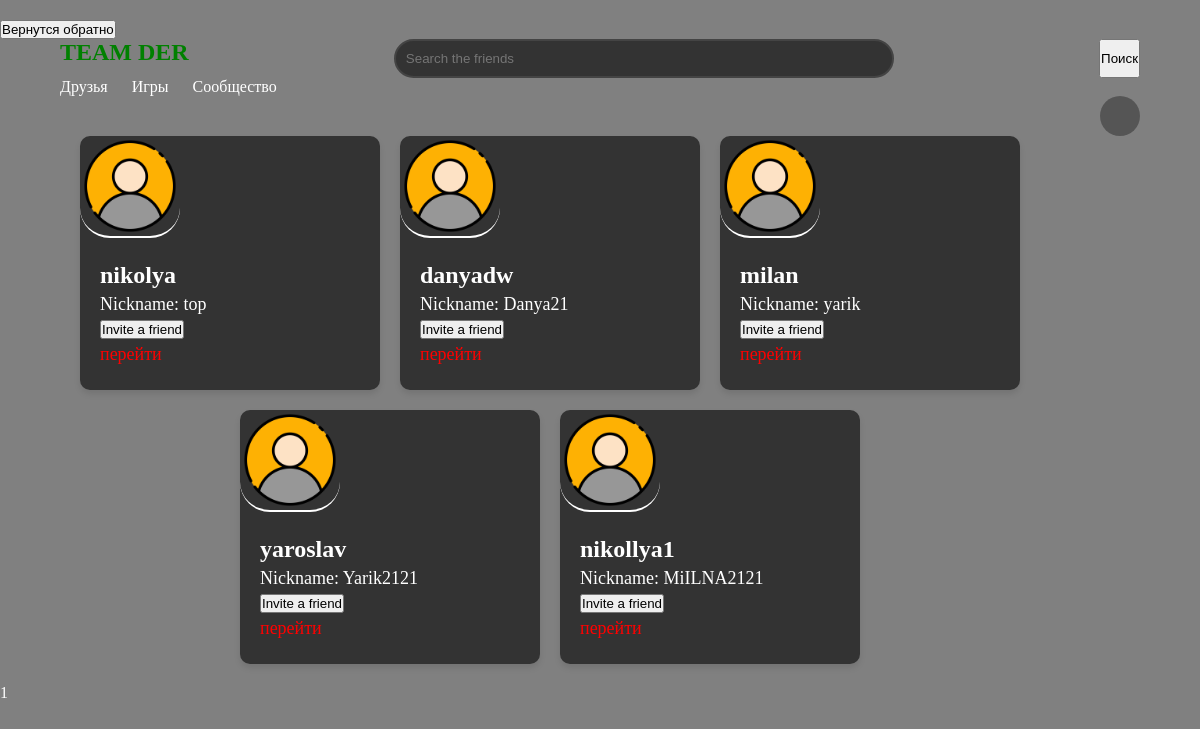
The page /find_users/ (signed in) on the database as committed earlier.
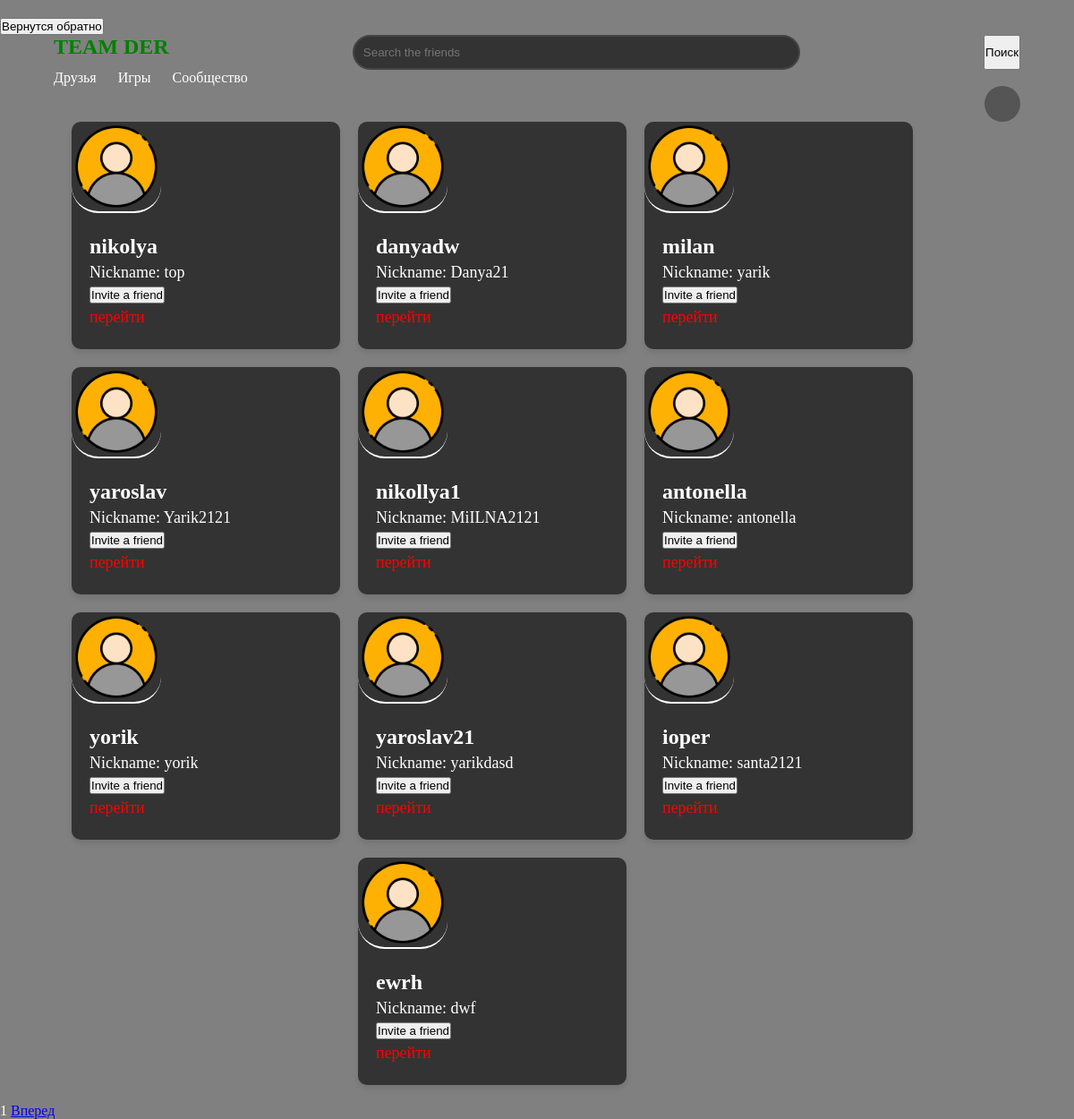
The same page on the database as committed later.
### my_codes/models.py (models this page shows, shortened)
class NIKNEM(models.Model):
    niknem = models.CharField(max_length=30, null=True)
    user = models.ForeignKey(User, on_delete=models.CASCADE, null=True)

### my_codes/views.py (the view)
# urls.py: path("find_users/", views.find_users_page, name="find_users_page"),
def find_users_page(request):
    context = {}
    if request.method == "POST":
        form = SearchUserForm(request.POST)
        if form.is_valid():
            query = form.cleaned_data["query"]
            page = 0
        else:
            query = ""
            page = 0
    else:
        query = request.GET.get("query", "")
        page = max(0, int(request.GET.get("page", 1)) - 1)
    all_accounts_count = NIKNEM.objects.filter(niknem__contains=query).count()
    current_user = request.user
    accounts = NIKNEM.objects.filter(niknem__contains=query).exclude(user=current_user)[page * 10: page * 10 + 10]
    context["page"] = page + 1
    context["accounts"] = accounts
    context["max_page"] = all_accounts_count // 10 + (all_accounts_count % 10 != 0)
    context["query"] = query
    context["form"] = SearchUserForm(initial={"query": query})
    if "add_friend" in request.POST:
        friend_id = request.POST.get("friend_id")
        friend = get_object_or_404(User, id=friend_id)
        Friend.make_friend(request.user, friend)
    return render(request, "find_users.html", context)

### my_codes/forms.py
class SearchUserForm(forms.Form):
    query = CharField(required=True, label='')

### my_codes/templatetags/user_avatar.py (called while the page is built)
@register.simple_tag(name='user_avatar')
def user_avatar(userid):
    path = MEDIA_ROOT + '/avatars/' + str(userid) + '.png'
    print(MEDIA_ROOT + '/avatars/' + str(userid) + '.png')
    if os.path.isfile(path):
        return MEDIA_URL + 'avatars/' + str(userid) + '.png'
    else:
        return MEDIA_URL + 'avatars/default.png'

### my_codes/templates/find_users.html (shortened to what this page needs)
{% load static %}
{% load user_avatar %}
<!DOCTYPE html>
<html lang="en">
<head>
    <link href="{% static 'find_users_style.css' %}" rel="stylesheet">
</head>
<body>
<header>
    <a href="{% url 'homePage' %}"><button>Вернутся обратно</button></a>
        <div class="container1">
          <div style="display: flex; ">
            <h1 style="color: green;">TEAM DER</h1>
            <input type="text" id="query" class="dark-rounded-input" placeholder="Search the friends" style="width: 500px;" name="query">
              <button onclick="searchButton()" class="glow-on-hover">Поиск</button>
          </div>
          <nav>
            <ul>
              <li><a href="#">Друзья</a></li>
              <li><a href="#">Игры</a></li>
              <li><a href="#">Сообщество</a></li>
            </ul>
          </nav>
          <div class="user-avatar">
          </div>
        </div>
    </header>
    {% if accounts|length > 0 %}
        <div class="container">
    {% for account in accounts %}
    <div class="user-card">
        <img src="{% user_avatar account.user.id %}" alt="User Avatar" style="border-radius: 30px; width: 100px;">
        <div class="user-info">
            <h2>{{ account.user.username }}</h2>
            <p>Nickname: {{ account.niknem }}</p>
            <form method="post" action="{% url 'find_users_page' %}">
                <button class="btn" type="submit" name="add_friend">Invite a friend</button>
            </form>
            {% if account.user %}
                <a href="{% url 'polzovatels_account' account.user.id %}" style="text-decoration: none; color: red;"><p>перейти</p></a>
            {% endif %}
        </div>
    </div>
{% endfor %}
</div>
    {% else %}
    <h1>Ничего не найдено</h1>
    {% endif %}
    {% if accounts|length > 0 %}
        <div class="paginator">
            {{ page }}
            {% if page < max_page %}
                <a href="/find_users?query={{ query }}&page={{ page|add:1 }}">Вперед</a>
            {% endif %}
        </div>
    {% endif %}
</body>
</html>

### my_codes/templates/find_users.html (style rules this page uses)
* { margin: 0; padding: 0; box-sizing: border-box; }
body { font-family: 'Rocher'; background-color: grey; color: #ffffff; margin: 0; padding: 0; }
.container { display: flex; flex-wrap: wrap; justify-content: center; gap: 20px; padding: 20px; }
.user-card { background-color: #333333; border-radius: 10px; overflow: hidden; box-shadow: 0 4px 6px rgba(0, 0, 0, 0.1); width: 300px; }
.user-card img { width: 100%; height: auto; border-bottom: 2px solid #ffffff; }
.user-info { padding: 20px; }
.user-info h2 { margin-top: 0; font-size: 24px; }
.user-info p { margin: 5px 0; font-size: 18px; }
.container1 { width: 90%; max-width: 1200px; margin: 0 auto; }
.dark-rounded-input { background-color: #333; color: #fff; padding: 10px; border-radius: 20px; border-color: #444; border-style: solid; outline: none; margin: auto; }
.user-avatar { float: right; width: 40px; height: 40px; border-radius: 50%; background-color: #555; }
header { padding: 20px 0; }
header h1 { font-size: 24px; }
nav ul { list-style-type: none; }
nav ul li { display: inline; margin-right: 20px; }
nav ul li a { color: #fff; text-decoration: none; }

Rows that differ between the two databases and show on the page:
added NIKNEM: user.username "antonella", niknem "antonella", shows "перейти"
added NIKNEM: user.username "yorik", niknem "yorik", shows "перейти"
added NIKNEM: user.username "yaroslav21", niknem "yarikdasd", shows "перейти"
added NIKNEM: user.username "ioper", niknem "santa2121", shows "перейти"
added NIKNEM: user.username "ewrh", niknem "dwf", shows "перейти"
Other text that changed with them:
text now shown: "Вперед"
